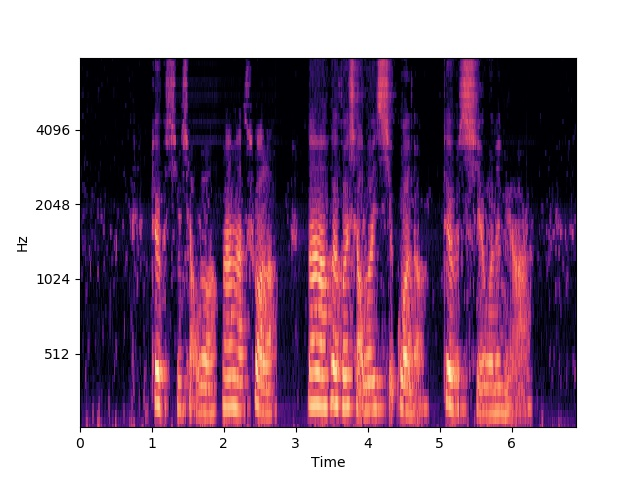
#> input picture data/image_data/test/enh_1.jpg, 640 x 480 px; its folder holds only this picture in this run
$ python -i 'data augmentation.py'   (imports and definitions only)
#> lines starting #> are read from the running program, lines starting #| are printed output that depends on the picture
import numpy as np
import os
import cv2

def Data_augmentation(image_root, output_root):
    """
    image_root: the source data root
    output_root: the output images file root
    """

    def add_noise(image):
        trigle = np.random.randint(1, 10)
        if trigle >= 6:
            row, col = image.shape
            for _ in range(5000):
                x = np.random.randint(0, row)
                y = np.random.randint(0, col)
                image[x, y] = 255

            return image
        else:
            return image

    for cls in ['1/', '2/', '3/', '4/']:
        image_files = os.listdir(image_root + cls)
        for file in image_files:
            path = image_root + cls + file
            image = cv2.imread(path)
            h, w, _ = image.shape

            image_crop1 = add_noise(cv2.resize(image[0:round(0.75 * h), 0:round(0.75 * w), :], 278))
            image_crop2 = add_noise(cv2.resize(image[0:round(0.75 * h), round(0.25 * w):w, :], 278))
            image_crop3 = add_noise(cv2.resize(image[round(0.25 * h):h, 0:round(0.75 * w), :], 278))
            image_crop4 = add_noise(cv2.resize(image[round(0.25 * h):h, round(0.25 * w):w, :], 278))
            image = add_noise(cv2.resize(image, 278))

            cv2.imwrite(output_root + file.strip('.jpg') + '_0.jpg', image)
            cv2.imwrite(output_root + file.strip('.jpg') + '_1.jpg', image_crop1)
            cv2.imwrite(output_root + file.strip('.jpg') + '_2.jpg', image_crop2)
            cv2.imwrite(output_root + file.strip('.jpg') + '_3.jpg', image_crop3)
            cv2.imwrite(output_root + file.strip('.jpg') + '_4.jpg', image_crop4)

>>> import cv2
>>> picture = cv2.imread('../data/image_data/test/enh_1.jpg', cv2.IMREAD_GRAYSCALE)
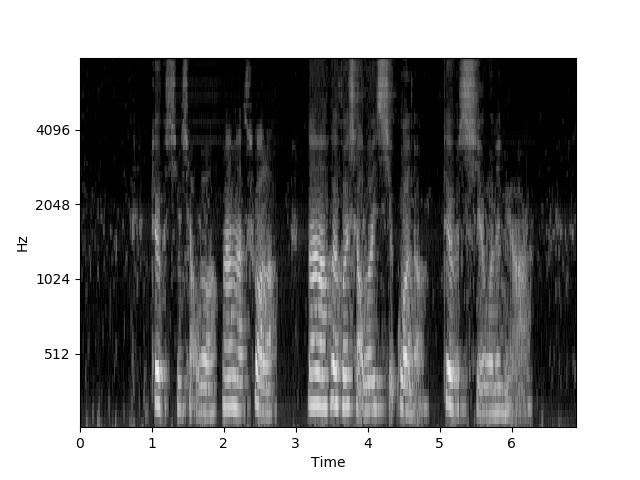
#> picture: shape (480, 640); min 0, max 255, mean 133.8
>>> result = Data_augmentation(picture, 'out.png')
#> (the run stopped early here; a loop or call above may not have finished)

$ run again, on data/image_data/test/enh_2.jpg
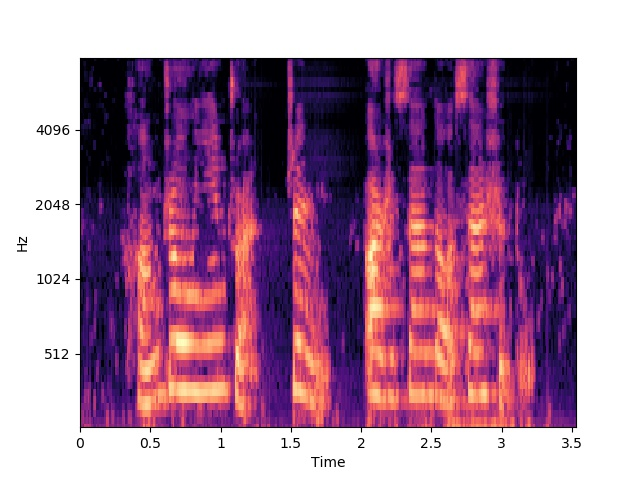
#> input picture data/image_data/test/enh_2.jpg, 640 x 480 px
#> `picture = cv2.imread('../data/image_data/test/enh_1.jpg', cv2.IMREAD_G..`:
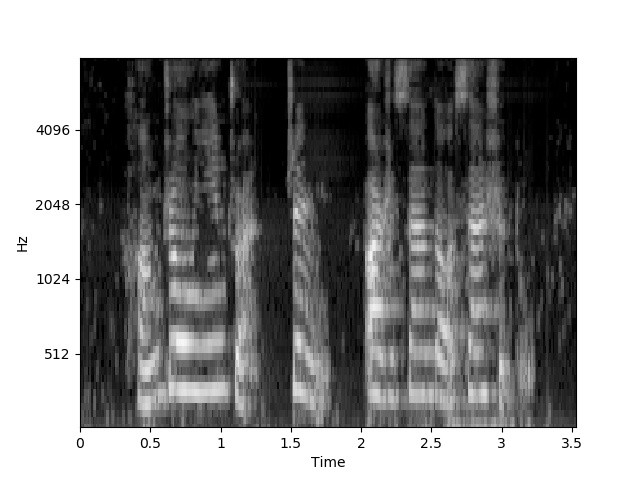
#> picture: shape (480, 640); min 0, max 255, mean 142.1

$ run again, on data/image_data/test/enh_3.jpg
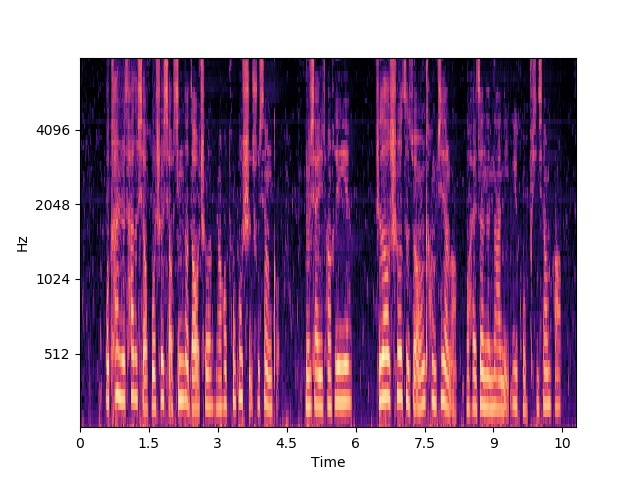
#> input picture data/image_data/test/enh_3.jpg, 640 x 480 px
#> `picture = cv2.imread('../data/image_data/test/enh_1.jpg', cv2.IMREAD_G..`:
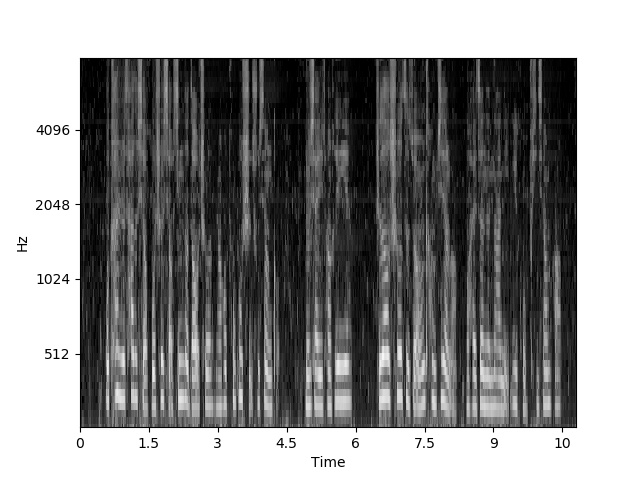
#> picture: shape (480, 640); min 0, max 255, mean 139.8

$ run again, on data/image_data/test/enh_4.jpg
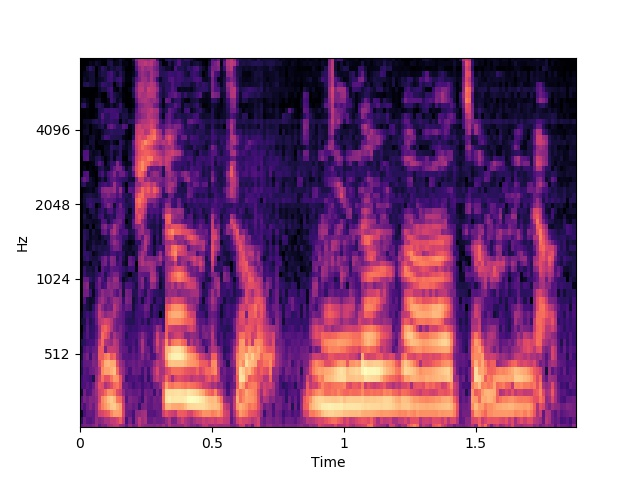
#> input picture data/image_data/test/enh_4.jpg, 640 x 480 px
#> `picture = cv2.imread('../data/image_data/test/enh_1.jpg', cv2.IMREAD_G..`:
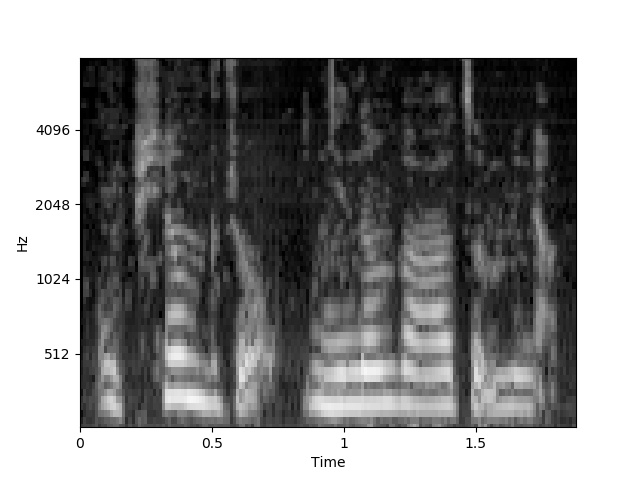
#> picture: shape (480, 640); min 0, max 255, mean 142.7
